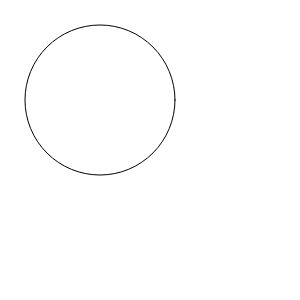
Frame 1 (no input)
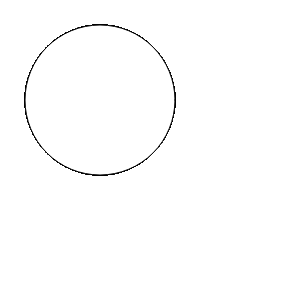
Frame 60 (no input)
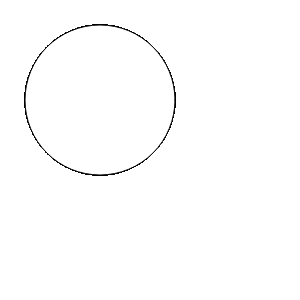
Frame 120 (the mouse pressed at the canvas centre since frame 60)

The p5.js sketch that drew these frames (run headless with seeded random() and noise() and a simulated clock; from frame 60 on, the mouse is pressed at the canvas centre):

// p5.js sketch
// ── sketch.js
function setup() {
  createCanvas(300,300);
}

function draw() {
  ellipse(100,100,width/2,height/2);
  
}
